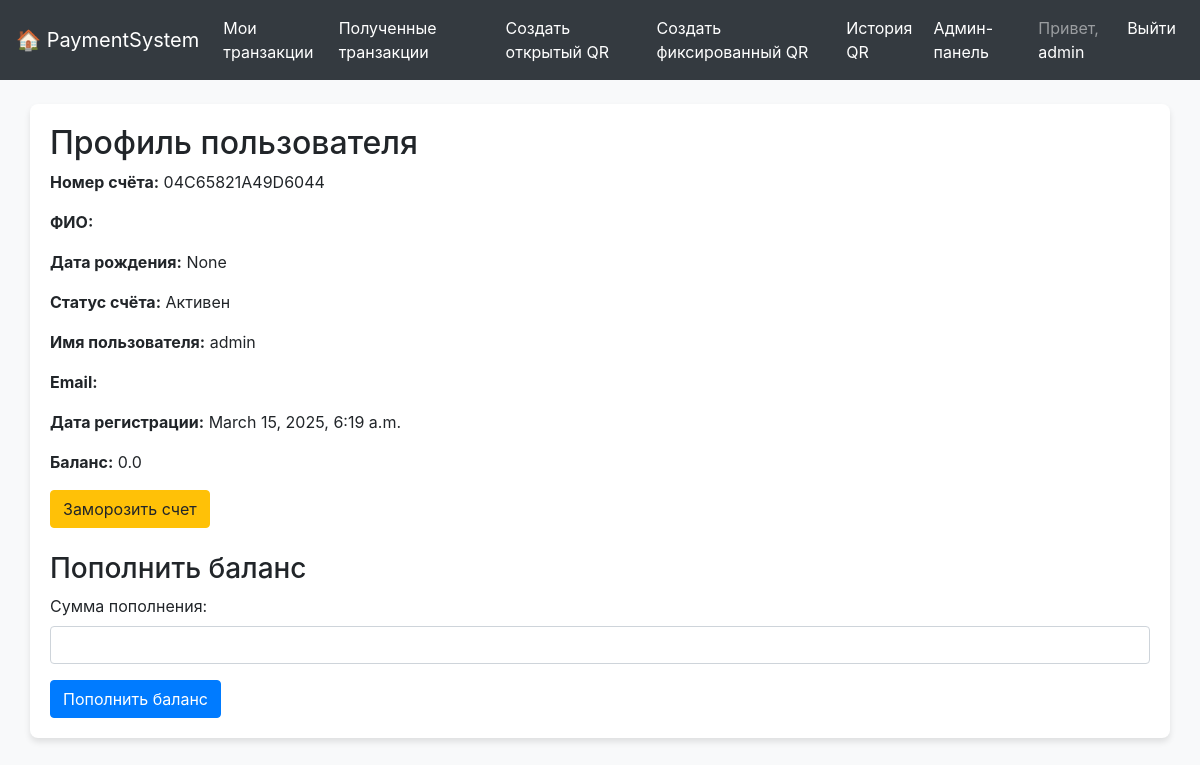
Before: /profile/ (signed in) with the older database file.
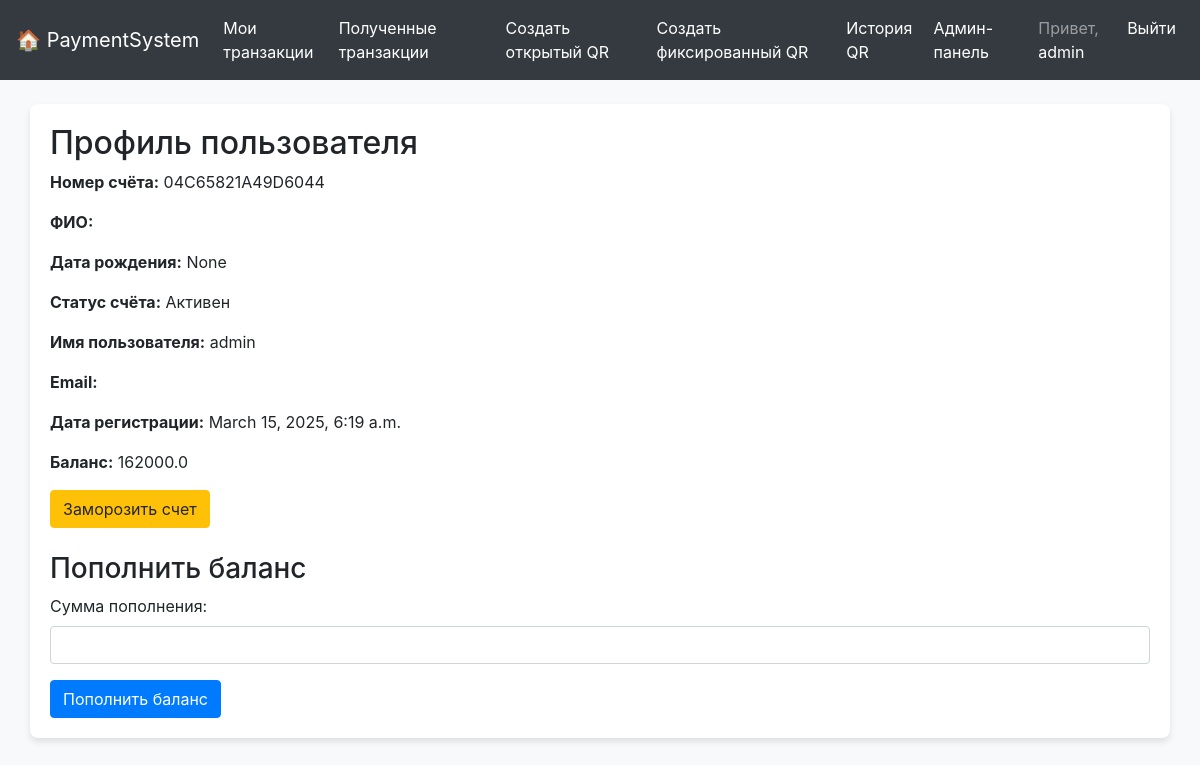
After: the same page with the newer database file.
### payments/models.py (models this page shows, shortened)
class User(AbstractUser):
    balance = models.FloatField(default=0.0)
    ROLE_CHOICES = (
        ('admin', 'Администратор'),
        ('user', 'Обычный пользователь'),
    )
    account_number = models.CharField(max_length=16, unique=True, null=False, default=generate_account_number)
    full_name = models.CharField(max_length=255, blank=True)
    date_of_birth = models.DateField(null=True, blank=True)
    ACCOUNT_STATUS_CHOICES = (
        ('active', 'Активен'),
        ('blocked', 'Заблокирован'),
        ('frozen', 'Заморожен'),
    )
    account_status = models.CharField(max_length=10, choices=ACCOUNT_STATUS_CHOICES, default='active')
    role = models.CharField(max_length=10, choices=ROLE_CHOICES, default='user')

### payments/views.py (the view)
# urls.py: path('profile/', views.profile, name='profile'),
@login_required
def profile(request):
    return render(request, 'payments/profile.html', {'user': request.user})

### payments/templates/payments/profile.html (shortened to what this page needs)
{% extends 'payments/base.html' %}
{% block content %}
  <h2>Профиль пользователя</h2>
  <p><strong>Номер счёта:</strong> {{ user.account_number }}</p>
  <p><strong>ФИО:</strong> {{ user.full_name }}</p>
  <p><strong>Дата рождения:</strong> {{ user.date_of_birth }}</p>
  <p><strong>Статус счёта:</strong> {{ user.get_account_status_display }}</p>
  <p><strong>Имя пользователя:</strong> {{ user.username }}</p>
  <p><strong>Email:</strong> {{ user.email }}</p>
  <p><strong>Дата регистрации:</strong> {{ user.date_joined }}</p>
  <p><strong>Баланс:</strong> {{ user.balance }}</p>
  {% if user.account_status == 'active' %}
    <form method="post" action="{% url 'freeze_account' %}">
      <button type="submit" class="btn btn-warning">Заморозить счет</button>
    </form>
  {% elif user.account_status == 'frozen' %}
    <form method="post" action="{% url 'unfreeze_account' %}">
      {% csrf_token %}
      <button type="submit" class="btn btn-success">Разморозить счет</button>
    </form>
  {% endif %}
 <h3 class="mt-4">Пополнить баланс</h3>
  <form method="post" action="{% url 'top_up_balance' %}">
    <div class="form-group">
      <label for="amount">Сумма пополнения:</label>
      <input type="number" step="0.01" name="amount" id="amount" class="form-control" required>
    </div>
    <button type="submit" class="btn btn-primary">Пополнить баланс</button>
  </form>
{% endblock %}

### payments/templates/payments/base.html (shortened to what this page needs)
<!DOCTYPE html>
<html lang="ru">
<head>
  <link href="https://stackpath.bootstrapcdn.com/bootstrap/4.5.2/css/bootstrap.min.css" rel="stylesheet">
</head>
<body>
<nav class="navbar navbar-expand-lg navbar-dark">
  <a class="navbar-brand" href="{% url 'home' %}">🏠 PaymentSystem</a>
  <div class="collapse navbar-collapse" id="navbarContent">
    <ul class="navbar-nav mr-auto">
      {% if user.is_authenticated %}
        <li class="nav-item"><a class="nav-link" href="{% url 'sent_transactions' %}">Мои транзакции</a></li>
        <li class="nav-item"><a class="nav-link" href="{% url 'received_transactions' %}">Полученные транзакции</a></li>
        <li class="nav-item"><a class="nav-link" href="{% url 'create_open_qr' %}">Создать открытый QR</a></li>
        <li class="nav-item"><a class="nav-link" href="{% url 'create_fixed_qr' %}">Создать фиксированный QR</a></li>
        <li class="nav-item"><a class="nav-link" href="{% url 'qr_history' %}">История QR</a></li>
        {% if user.is_staff or user.role == 'admin' %}
          <li class="nav-item"><a class="nav-link" href="{% url 'admin_dashboard' %}">Админ-панель</a></li>
        {% endif %}
      {% endif %}
    </ul>
    <ul class="navbar-nav">
      {% if user.is_authenticated %}
        <li class="nav-item">
          <span class="nav-link">Привет,
            <a href="{% url 'profile' %}" class="text-warning">{{ user.username }}</a>
          </span>
        </li>
        <li class="nav-item">
          <a class="nav-link text-danger" href="{% url 'logout' %}">Выйти</a>
        </li>
      {% else %}
        <li class="nav-item"><a class="nav-link" href="{% url 'login' %}">Войти</a></li>
      {% endif %}
    </ul>
  </div>
</nav>
<div class="container mt-4">
  {% block content %}{% endblock %}
</div>
</body>
</html>

Changed rows visible on the page:
changed User "admin": balance "0.0" → "162000.0"
